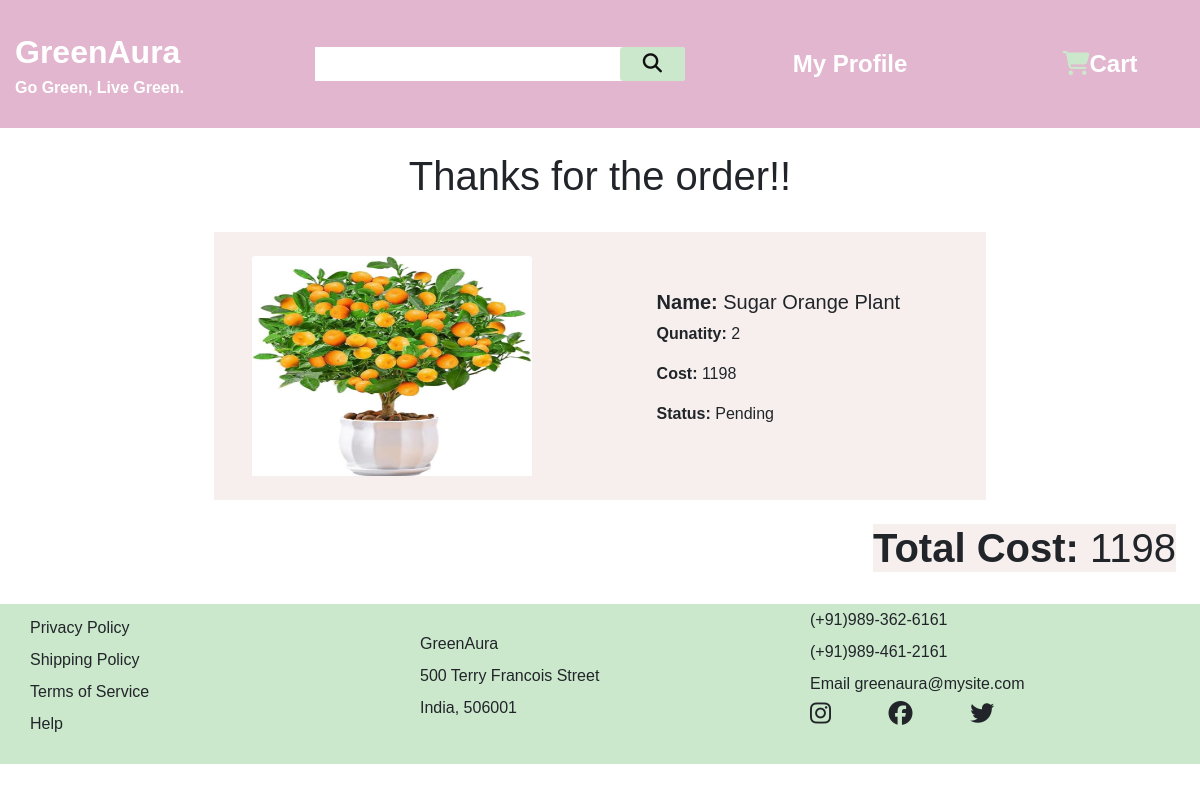
/orders/ (signed in), run on the app's committed database.
### users/models.py (models this page shows, shortened)
class Order(models.Model):
    STATUS=(
        ('Pending','pending'),
        ('Out for delivery', 'out for devilvery'),
        ('Delivered','delivered')
    )
    user=models.ForeignKey(CustomUser,null=True,on_delete=models.SET_NULL)
    product=models.ForeignKey(Product,null=True,on_delete=models.SET_NULL)
    quantity=models.IntegerField(default=0,null=True,blank=True)
    status=models.CharField(max_length=200,null=True,blank=True,choices=STATUS)
    in_cart=models.BooleanField(default=True)
    date_created=models.DateTimeField(auto_now_add=True,null=True)
    id=models.UUIDField(default=uuid.uuid4, unique=True, primary_key=True,editable=True)
    @property
    def get_cost(self):
        cost = self.product.price
        total_sum = self.quantity * cost
        return total_sum

### products/models.py (models this page shows, shortened)
class Product(models.Model):
    name = models.CharField(max_length = 50)
    price = models.IntegerField(default = 0)
    category = models.ForeignKey(Category , on_delete=models.CASCADE, default=1)
    placement=models.CharField(max_length = 200, default = "", null=True, blank=True)
    description = models.CharField(max_length = 200, default = "", null=True, blank=True)
    image = models.ImageField(upload_to ='products/')
    id=models.UUIDField(default=uuid.uuid4,unique=True,primary_key=True,editable=False)
    class Meta:
        ordering = ['category']

### users/decorators.py (the view)
        def wrapper_func(request,*args,**kwargs):
            group=None
            if request.user.groups.exists():
                group=request.user.groups.all()[0].name
            if group in allowed_roles:
                return view_func(request,*args,**kwargs)
            else:
                return redirect('home')

### users/templatetags/custom_tags.py (called while the page is built)
@register.filter(name='in_group')
def in_group(user, group_name):
    return user.groups.filter(name=group_name).exists()

### users/views.py (called while the page is built)
@login_required(login_url='loginUser')
@allowed_users(allowed_roles=['customers'])
def viewOrders(request):
    orderDetails=Order.objects.filter(user=request.user,in_cart=False)
    sum=0
    for order in orderDetails:
        sum+=order.get_cost
    context={'orderDetails':orderDetails,'sum':sum}
    return render(request,'users/orders_page.html',context)

### users/templates/users/orders_page.html
{% extends 'main.html' %}
{% block content %}
{% if sum == 0%}
<div class="orderContainer d-flex flex-column align-items-md-center justify-content-center p-4 m-4 orders-background" style="height: 400px;" >
    <h3 class="orderitems orders-background">No orders  on your name yet!!</h3>
    <br>
    <h4 class="orderitems orders-background">Plese explore our site to place orders, <a href="{% url 'home' %}" class ="orders-background">Home Page</a></h4>
</div>
{% else %}
<div class="orderContainer d-flex flex-column align-items-md-center px-4 mx-4">
    <br>
    <h1>Thanks for the order!!</h1>
    <br>
    {% for order in orderDetails %}
    <div class="orderitems d-flex flex-row justify-content-around align-items-center mx-4 py-4 orders-background" style="width:70%;">
        <div class="flex-image orders-background">
            <img src="{{ order.product.image.url }}" class="bd-placeholder-img card-img-top " style="height: 220px; width:280px; background-color: #F6EFEE;">
        </div>
        <div class="flex-body mx-4 px-4 orders-background">
            <h5 class="flex-title orders-background"><b class="orders-background">Name: </b>{{ order.product.name }}</h5>
            <p class="flex-text orders-background"><b class="orders-background">Qunatity: </b>{{ order.quantity }}</p>
            <p class="flex-text orders-background"><b class="orders-background">Cost: </b>{{ order.get_cost }}</p>
            <p class="flex-text orders-background"><b class="orders-background">Status: </b>{{ order.status }}</p>
        </div>
    </div>
    <br>
    {% endfor %}
</div>
<h1 class="d-flex flex-row justify-content-end"><p class="orders-background mx-4"><b class="orders-background">Total Cost: </b>{{sum}}</h1></p>
{% endif %}
{% endblock content %}

### static/styles/app.css (style rules this page uses)
* { margin:0; font-family:Arial; border:border-box; }
html,body { height: 100%; margin: 0; }
.orders-background { background-color: #F6EFEE; }

### data on the page
Order: product.image (picture), product.name "Sugar Orange Plant", quantity "2", get_cost "1198", status "Pending"

### other printed values
{{ sum }} "1198"
